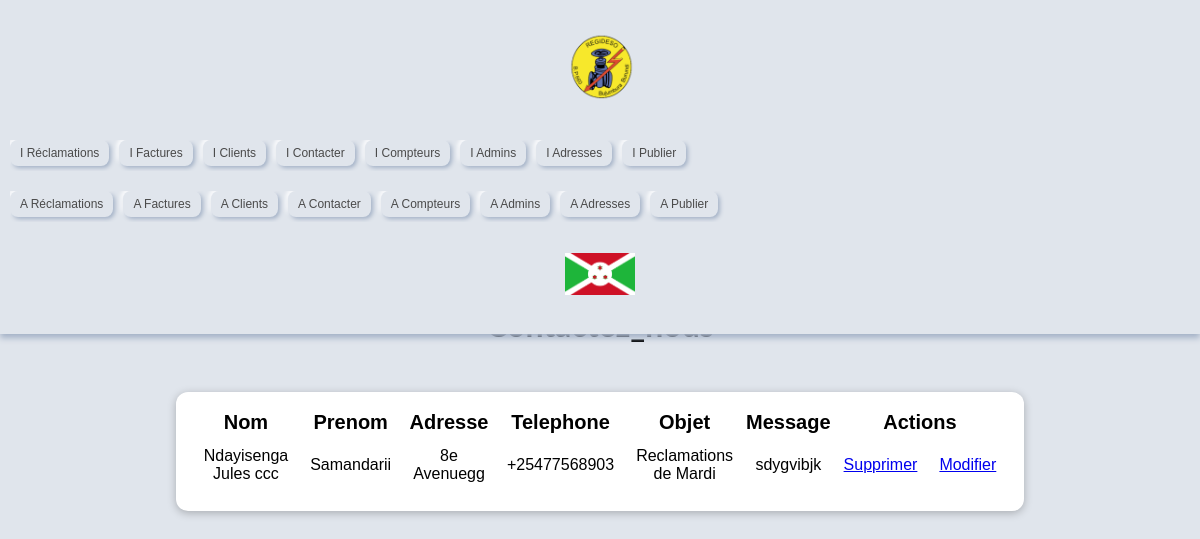
Screenshot of /User/affichage_contactez.php with the database file from the repository.
### tables this page shows
CREATE TABLE `contactez_nous` (
  `id_cont` int(5) NOT NULL,
  `nom` varchar(25) DEFAULT NULL,
  `prenom` varchar(25) DEFAULT NULL,
  `adresse` varchar(50) DEFAULT NULL,
  `telephone` varchar(25) DEFAULT NULL,
  `objet` varchar(25) DEFAULT NULL,
  `message` varchar(100) DEFAULT NULL
);

### User/affichage_contactez.php (the view, shortened to what this page needs)
<!DOCTYPE html>
<html lang="en">
<head>
    <?php
        include "Connexion.php" ;
        $affichageContact = $bdd->query("Select * from Contactez_nous order by id_cont DESC");
    ?>
    <?php include "Header1.php" ?>
</head>
<body>
    <br><br>
    <div class="container">
        <h1>Contactez_nous</h1>
        <table>
            <tr>
                <th>Nom</th>
                <th>Prenom</th>
                <th>Adresse</th>
                <th>Telephone</th>
                <th>Objet</th>
                <th>Message</th>
                <th colspan="2">Actions</th>
            </tr>
            <?php
                while ( $dataRecup = $affichageContact->fetch()) {
            ?>
                <tr>
                    <td ><?php echo $dataRecup["nom"]; ?></td>
                    <td><?php echo $dataRecup["prenom"]; ?></td>
                    <td><?php echo $dataRecup["adresse"]; ?></td>
                    <td ><?php echo $dataRecup["telephone"]; ?></td>
                    <td><?php echo $dataRecup["objet"]; ?></td>
                    <td><?php echo $dataRecup["message"]; ?></td>
                    <td><a href="affichage_contactez.php?sup=<?php echo $dataRecup["id_cont"]; ?>">Supprimer</a></td>
                    <td><a href="modif_Contactez_nous.php?mod=<?php echo $dataRecup["id_cont"]; ?>">Modifier</a></td>
                </tr>
            <?php } ?>
        </table>
    </div>
</body>
</html>

### User/styles/styles1.css (style rules this page uses)
* { box-sizing: border-box; }
html { font-family: 'Open Sans', 'Lato', sans-serif; }
body { margin: 0; }
h1, h2, h3 { font-family: 'Lato', sans-serif; font-weight: bold; }
:root { --primary-color: #e0e5ec; --text-color: #4a4a4a; --hover-color: #007bff; --shadow-color: #a3b1c6; --highlight-color: #ffffff; }
body { font-family: 'Arial', sans-serif; background-color: var(--primary-color); margin: 0; padding-top: 80px; }
@media (max-width: 1200px) { body { padding-top: 180px; } }
td { padding: 10px; }
th { font-size: 20px; }
.container { padding: 0 10%; text-align: center; }
#comment-form, table { margin: 3rem auto; width: 90%; max-width: 40rem; border-radius: 12px; background-color: white; box-shadow: 0 2px 8px rgba(0, 0, 0, 0.25); padding: 1rem; }

### rows the page displays
contactez_nous: nom "Ndayisenga Jules ccc", prenom "Samandarii", adresse "8e Avenuegg", telephone "+25477568903", objet "Reclamations de Mardi", message "sdygvibjk"
